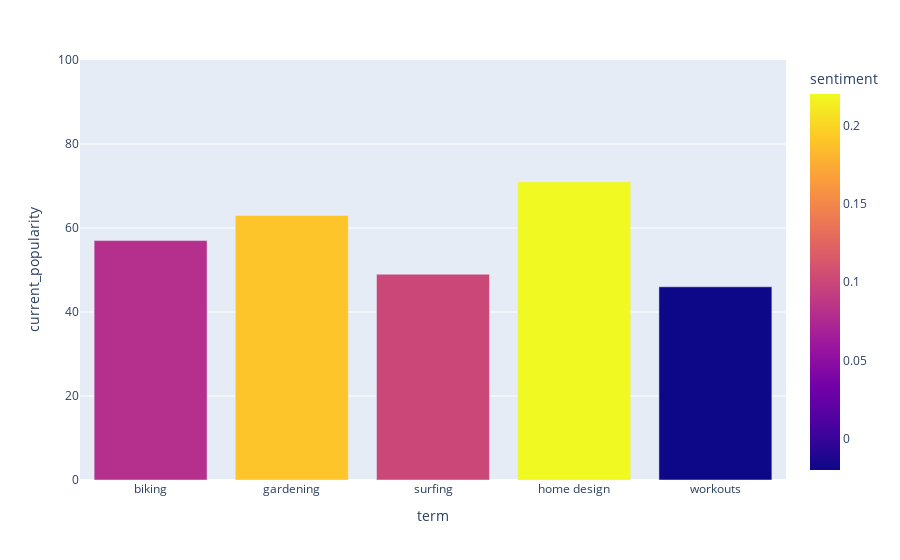
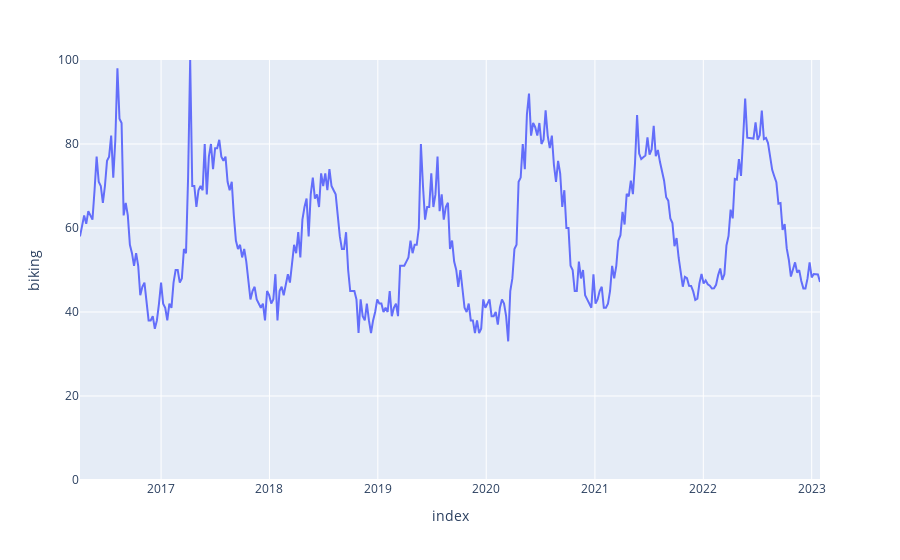
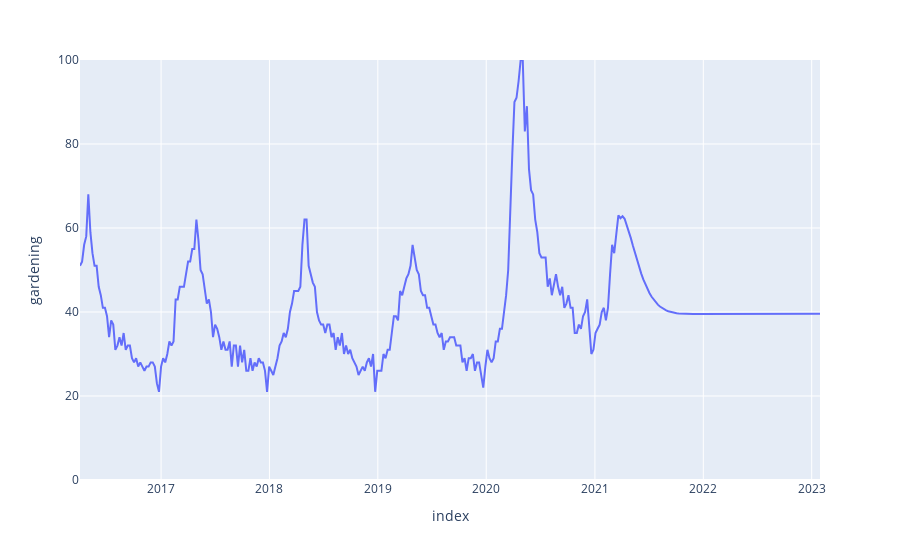
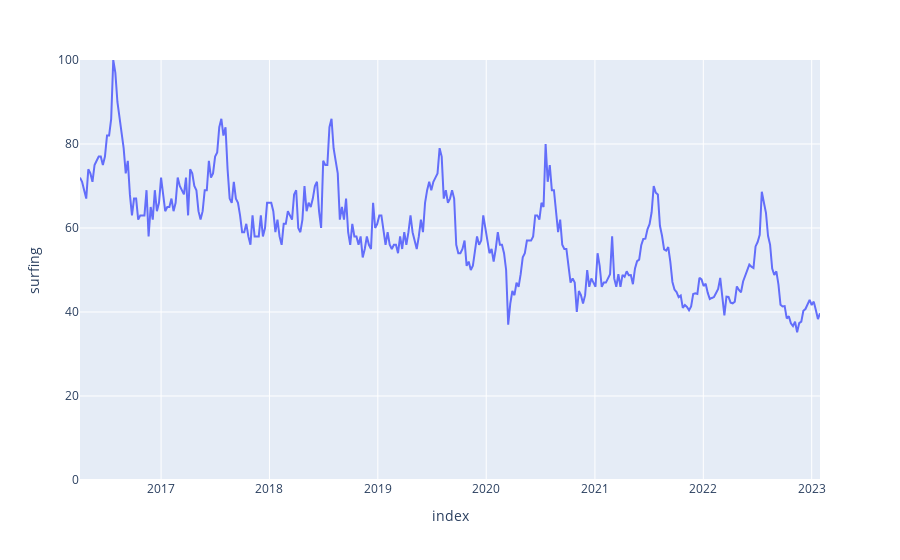

Notebook code for these charts, in order:
### Code cell
PredictSearches(hobbies)

### Figure 1 — Plotly figure (JSON) as saved in the notebook; plotly's stock layout.template omitted (floating-point values rounded to 4 significant figures)
{"data": [{"alignmentgroup": "True", "hoverlabel": {"namelength": 0}, "hovertemplate": "term=%{x}<br>current_popularity=%{y}<br>sentiment=%{marker.color}", "legendgroup": "", "marker": {"color": [0.08, 0.19, 0.1, 0.22, -0.02], "coloraxis": "coloraxis"}, "name": "", "offsetgroup": "", "orientation": "v", "showlegend": false, "textposition": "auto", "type": "bar", "x": ["biking", "gardening", "surfing", "home design", "workouts"], "xaxis": "x", "y": [57, 63, 49, 71, 46], "yaxis": "y"}], "layout": {"barmode": "relative", "coloraxis": {"colorbar": {"title": {"text": "sentiment"}}, "colorscale": [[0, "#0d0887"], [0.1111, "#46039f"], [0.2222, "#7201a8"], [0.3333, "#9c179e"], [0.4444, "#bd3786"], [0.5556, "#d8576b"], [0.6667, "#ed7953"], [0.7778, "#fb9f3a"], [0.8889, "#fdca26"], [1, "#f0f921"]]}, "legend": {"tracegroupgap": 0}, "margin": {"t": 60}, "xaxis": {"anchor": "y", "domain": [0, 1], "title": {"text": "term"}}, "yaxis": {"anchor": "x", "domain": [0, 1], "range": [0, 100], "title": {"text": "current_popularity"}}}}

### Figure 2 — Plotly figure (JSON) as saved in the notebook; plotly's stock layout.template omitted (floating-point values rounded to 4 significant figures; data arrays with more than 128 entries replaced by an {"elided": "..."} marker saying what was removed)
{"data": [{"hoverlabel": {"namelength": 0}, "hovertemplate": "index=%{x}<br>biking=%{y}", "legendgroup": "", "line": {"color": "#636efa", "dash": "solid"}, "mode": "lines", "name": "", "showlegend": false, "type": "scatter", "x": {"elided": "357 str values"}, "xaxis": "x", "y": {"elided": "357 float values"}, "yaxis": "y"}], "layout": {"legend": {"tracegroupgap": 0}, "margin": {"t": 60}, "xaxis": {"anchor": "y", "domain": [0, 1], "title": {"text": "index"}}, "yaxis": {"anchor": "x", "domain": [0, 1], "range": [0, 100], "title": {"text": "biking"}}}}

### Figure 3 — Plotly figure (JSON) as saved in the notebook; plotly's stock layout.template omitted (floating-point values rounded to 4 significant figures; data arrays with more than 128 entries replaced by an {"elided": "..."} marker saying what was removed)
{"data": [{"hoverlabel": {"namelength": 0}, "hovertemplate": "index=%{x}<br>gardening=%{y}", "legendgroup": "", "line": {"color": "#636efa", "dash": "solid"}, "mode": "lines", "name": "", "showlegend": false, "type": "scatter", "x": {"elided": "357 str values"}, "xaxis": "x", "y": {"elided": "357 float values"}, "yaxis": "y"}], "layout": {"legend": {"tracegroupgap": 0}, "margin": {"t": 60}, "xaxis": {"anchor": "y", "domain": [0, 1], "title": {"text": "index"}}, "yaxis": {"anchor": "x", "domain": [0, 1], "range": [0, 100], "title": {"text": "gardening"}}}}

### Figure 4 — Plotly figure (JSON) as saved in the notebook; plotly's stock layout.template omitted (floating-point values rounded to 4 significant figures; data arrays with more than 128 entries replaced by an {"elided": "..."} marker saying what was removed)
{"data": [{"hoverlabel": {"namelength": 0}, "hovertemplate": "index=%{x}<br>surfing=%{y}", "legendgroup": "", "line": {"color": "#636efa", "dash": "solid"}, "mode": "lines", "name": "", "showlegend": false, "type": "scatter", "x": {"elided": "357 str values"}, "xaxis": "x", "y": {"elided": "357 float values"}, "yaxis": "y"}], "layout": {"legend": {"tracegroupgap": 0}, "margin": {"t": 60}, "xaxis": {"anchor": "y", "domain": [0, 1], "title": {"text": "index"}}, "yaxis": {"anchor": "x", "domain": [0, 1], "range": [0, 100], "title": {"text": "surfing"}}}}
